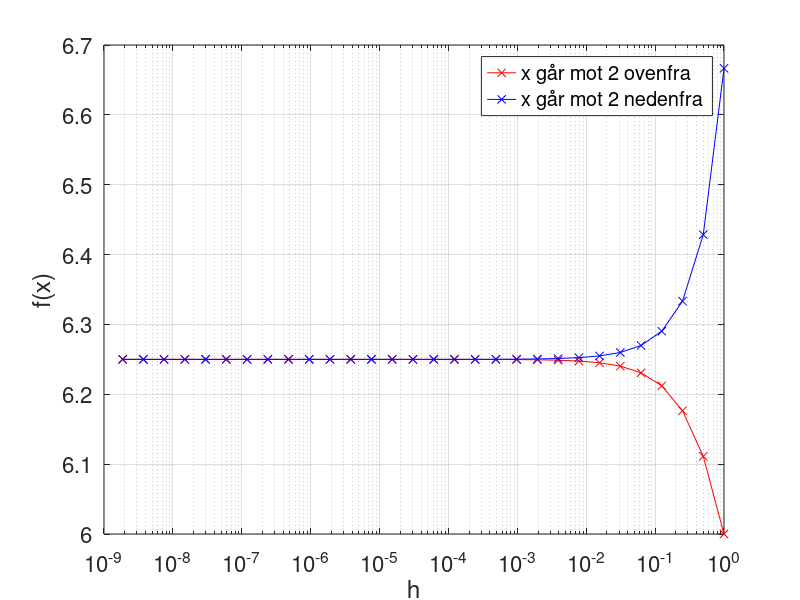

The MATLAB source for this figure:
% Oppgave 4 a)
% Skriptet lager et plott som illustrer hva funksjonen
% f nærmer seg når x nærmer seg 2 fra begge sider. 


% Verdien som x skal gå mot:
a=2;
% Avstanden mellom x og a:
h=1;

for n=1:30
    x=a+h;                                  % x fra oppsiden
    hVektor(n)=h;                           % Samler h-verdiene
    fPluss(n)=((5*x^2)+5*x-30)/((x^2)-4);   % Samler funksjonsverdiene
    x=a-h;                                  % x fra nedsiden
    fMinus(n)=((5*x^2)+5*x-30)/((x^2)-4);   % Samler funksjonsverdiene
    h=h/2;                                  % h halveres før neste gjennomkjøring
end

% Plotting:
semilogx(hVektor,fPluss,'rx-')
hold on
semilogx(hVektor,fMinus,'bx-')
grid on
set (gca,'fontsize',16)
xlabel('h')
ylabel('f(x)')
legend('x går mot 2 ovenfra', 'x går mot 2 nedenfra')
% Leser av plottet at grenseverdien ser ut til å være ca. 6.25
